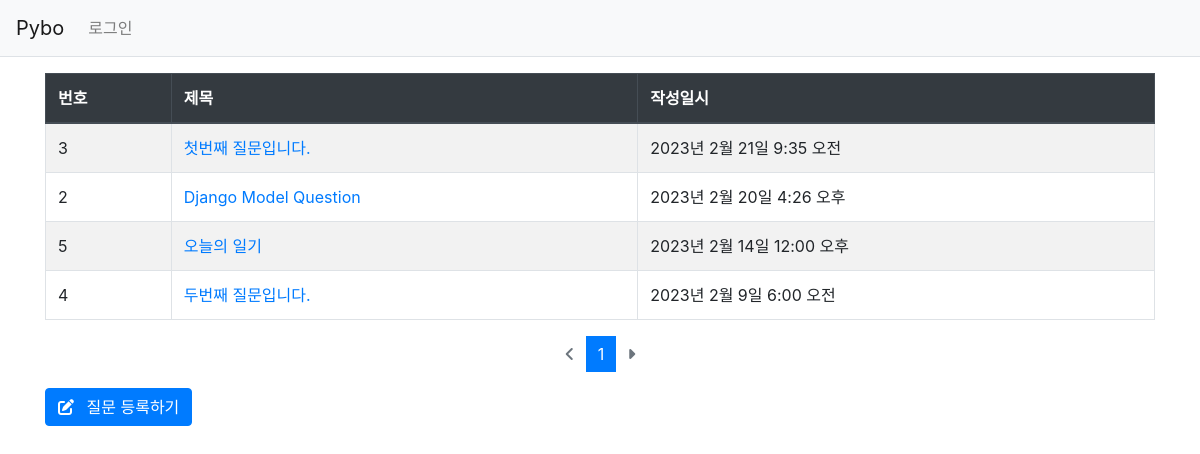
Before: /pybo/ with the older database file.
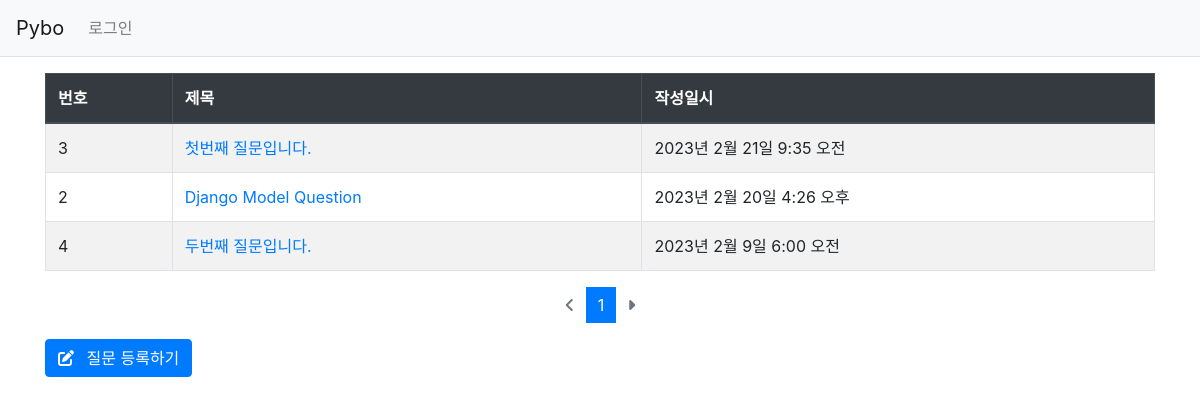
After: the same page with the newer database file.
### pybo/models.py (models this page shows, shortened)
class Question(models.Model):
    subject = models.CharField('제목', max_length=200)
    content = models.TextField('내용')
    create_date = models.DateTimeField('생성일')

### pybo/views.py (the view)
# urls.py: path('', views.index, name = 'index'),                       # 목록 보기
def index(request):
    page = request.GET.get('page','1')  # 페이지
    question_list = Question.objects.order_by('-create_date')
    paginator = Paginator(question_list, 10)
    page_obj = paginator.get_page(page)
    context = {'question_list': page_obj}
    return render(request, 'pybo/question_list.html', context)

### templates/pybo/question_list.html
{% extends 'base.html' %}
{% block content %}
  <table class="table table-striped table-bordered table-hover">
    <thead>
      <tr class="thead-dark">
        <th>번호</th>
        <th>제목</th>
        <th>작성일시</th>
      </tr>
    </thead>
    <tbody>
      {% if question_list %}
        {% for question in question_list %}
          <tr>
            <td>{{ question.id }}</td>
            <td>
              <a href="{% url 'pybo:detail' question.id %}">
                {{ question.subject }}
              </a>
            </td>
            <td>{{ question.create_date }}</td>
          </tr>
        {% endfor %}
      {% else %}
        <tr>
          <td colspan="3">질문이 없습니다.</td>
        </tr>
      {% endif %}
    </tbody>
  </table>
  {% include 'pybo/pagination.html' %}
  <a href="{% url 'pybo:question_create' %}" class="btn btn-primary">
    <i class="fa-solid fa-pen-to-square mr-2"></i>
    질문 등록하기
  </a>
{% endblock content %}

Changed rows visible on the page:
removed Question: id "5", subject "오늘의 일기", create_date "2023년 2월 14일 12:00 오후"
